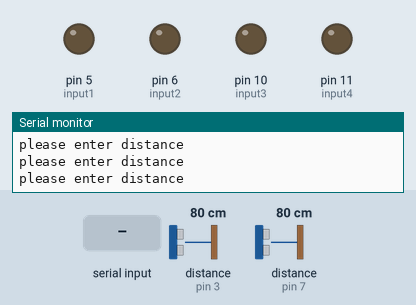
This sketch was run on a simulated Arduino Uno, built with avr-gcc and run on an emulated ATmega328P. Parts: output pins drawn as LEDs (lit = HIGH), the last lines printed to the serial monitor. Wiring (inferred from the names in the program): 2 × ultrasonic range finder: trigger pin 2, echo pin 3 / trigger pin 4, echo pin 7. The test bench sets the inputs (shaded band); at power-on: distance to the obstacle (sensors on pin 3, pin 7) 80 cm. The echo pulse lasts 58.3 µs per cm; pins used as bus, display or sensor lines are not drawn.

Above: at 1.2 s.
1.3 s: "90,45\n" received over Serial
At 2.0 s:
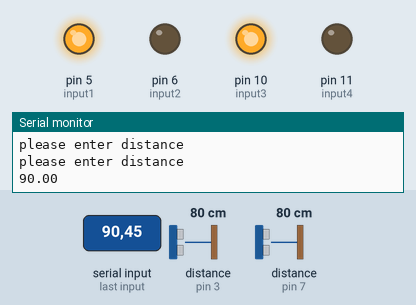
4.3 s: distance to the obstacle (sensor on pin 3) set to 56 cm
7.3 s: distance to the obstacle (sensor on pin 3) set to 45 cm
8.8 s: "30,150\n" received over Serial
At 11.6 s:
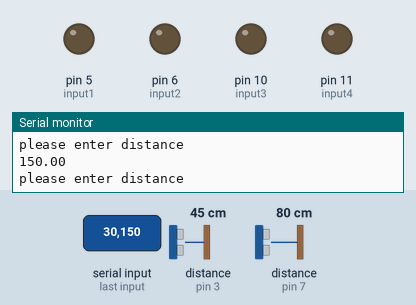
11.8 s: distance to the obstacle (sensor on pin 7) set to 250 cm
14.8 s: "200\n" received over Serial
At 15.6 s:
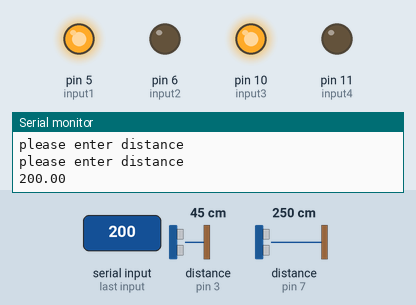
Timing chart, 0 to 18.8 s (numbered marks = the images above; inputs shaded):
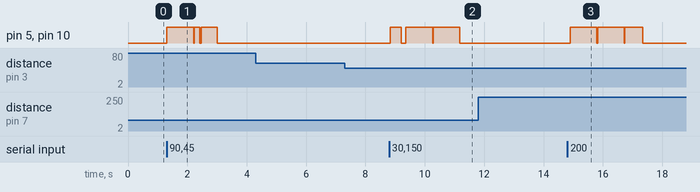

Measured:
- after the input at 1.3 s, pin 5 (input1), pin 10 (input3): goes HIGH 0.90 s, LOW 0.02 s, HIGH 0.18 s, LOW 0.06 s, HIGH 0.54 s, then LOW, starting at once
- after the input at 8.8 s, pin 5 (input1), pin 10 (input3): goes HIGH 0.36 s, LOW 0.16 s, HIGH 0.90 s, LOW 0.02 s, HIGH 0.90 s, then LOW, starting at once
- after the input at 14.8 s, pin 5 (input1), pin 10 (input3): goes HIGH 0.90 s, LOW 0.02 s, HIGH 0.90 s, LOW 0.02 s, HIGH 0.60 s, then LOW, starting after 0.10 s

The sketch:

LN298TEST.ino
```cpp
#define TrigR 2 //引脚Tring 连接 IO D2
#define EchoR 3 //引脚Echo 连接 IO D3
#define TrigL 4 //引脚Tring 连接 IO D2
#define EchoL 7 //引脚Echo 连接 IO D3
#include <math.h>
int input1 = 5; // 定义uno的pin 5 向 input1 输出
int input2 = 6; // 定义uno的pin 6 向 input2 输出
int input3 = 10; // 定义uno的pin 9 向 input3 输出
int input4 = 11; // 定义uno的pin 10 向 input4 输出
float dis_L; //超声波距离变量
float dis_R; //超声波距离变量
float temp; //
char ch;
float x1,y1,x0,y0;
float distance; // 距离
float theta; // 夹角
bool flag_no_target = false; // 没有目标值

double HC_SRO4(int echo,int trig);
void turn_Right (double theta);
void turn_Left (double theta);
void go_forword (double distance);

void setup()
{
  Serial.begin(9600);
  pinMode(input1,OUTPUT);
  pinMode(input2,OUTPUT);
  pinMode(input3,OUTPUT);
  pinMode(input4,OUTPUT);
  pinMode(TrigR, OUTPUT);
  pinMode(EchoR, INPUT);
  pinMode(TrigL, OUTPUT);
  pinMode(EchoL, INPUT);
}


void loop() {
  x0 = 0;
  y0 = 0;
  x1 = 0;
  y1 = 0;
  dis_R = HC_SRO4(EchoR,TrigR);
  dis_L = HC_SRO4(EchoL,TrigL);
  if(dis_R > 0 and dis_R <50)
  {
      digitalWrite(input1,LOW);
      digitalWrite(input2,LOW);
      digitalWrite(input3,LOW);
      digitalWrite(input4,LOW);
      delay(100);  //延时0.5秒
  }
  if(dis_L > 0 and dis_L <50)
  {
      digitalWrite(input1,LOW);
      digitalWrite(input2,LOW);
      digitalWrite(input3,LOW);
      digitalWrite(input4,LOW);
      delay(100);  //延时0.5秒
  }

  if(!flag_no_target)
    Serial.println("please enter distance");
  if(Serial.available()>0 and !flag_no_target)
  {

    distance = Serial.parseInt();
    Serial.println(distance);
    go_forword(distance);


//    if(ch=='1')
//    {
//      // 直行
//      digitalWrite(input1,HIGH);
//      digitalWrite(input2,LOW);
//      digitalWrite(input3,HIGH);
//      digitalWrite(input4,LOW);
//      delay(1500);
//      digitalWrite(input1,LOW);
//      digitalWrite(input2,LOW);
//      digitalWrite(input3,LOW);
//      digitalWrite(input4,LOW);
//      delay(100);  //延时0.5秒
//    }
//    else if(ch=='2')
//    {
//     // 倒车
//      digitalWrite(input1,LOW);
//      digitalWrite(input2,HIGH);
//      digitalWrite(input3,LOW);
//      digitalWrite(input4,HIGH);
//      delay(500);   //延时1秒
//      digitalWrite(input1,LOW);
//      digitalWrite(input2,LOW);
//      digitalWrite(input3,LOW);
//      digitalWrite(input4,LOW);
//      delay(100);  //延时0.5秒
//    }
//
//    else if(ch=='0')
//    {
//      // 停车
//      digitalWrite(input1,LOW);
//      digitalWrite(input2,LOW);
//      digitalWrite(input3,LOW);
//      digitalWrite(input4,LOW);
//      delay(100);  //延时0.5秒
//    }
  }
}


double HC_SRO4(int echo,int trig)
{
  int dis;
  digitalWrite(trig, LOW); //给Trig发送一个低电平
  delayMicroseconds(2);    //等待 2微妙
  digitalWrite(trig,HIGH); //给Trig发送一个高电平
  delayMicroseconds(10);    //等待 10微妙
  digitalWrite(trig, LOW); //给Trig发送一个低电平
  temp = float(pulseIn(echo, HIGH)); //存储回波等待时间,
  dis = (temp * 17 )/1000; //把回波时间换算成cm
  return dis;
}

void go_forword (double distance)
{
  double straight_time = 0;
  int count_time = distance/75;
  while( count_time--)
  {
  digitalWrite(input1,HIGH);
  digitalWrite(input2,LOW);
  digitalWrite(input3,HIGH);
  digitalWrite(input4,LOW);
  delay(900);   //900ms大致能走75cm
  digitalWrite(input1,LOW);
  digitalWrite(input2,LOW);
  digitalWrite(input3,LOW);
  digitalWrite(input4,LOW);
  delay(20);  //延时0.5秒
  }
  digitalWrite(input1,HIGH);
  digitalWrite(input2,LOW);
  digitalWrite(input3,HIGH);
  digitalWrite(input4,LOW);
  delay(int(distance)%75*12);   //按照900/75的转换，把余数加上
  digitalWrite(input1,LOW);
  digitalWrite(input2,LOW);
  digitalWrite(input3,LOW);
  digitalWrite(input4,LOW);
  delay(50);  //延时0.5秒
}

void turn_Right (double theta)
{
  double turn_time = 0;
//  turn_time = 60 + 60*log10f(theta);
  if(theta <= 30)
  {
    turn_time = theta*4;
  }
  else if( theta <= 90)
  {
    turn_time = theta + 90;
  }
  else
  {
    turn_time = theta*2;
  }
    digitalWrite(input1,LOW); //给高电平
    digitalWrite(input2,HIGH);  //给低电平
    digitalWrite(input3,HIGH); //给高电平
    digitalWrite(input4,LOW);  //给低电平
    delay(int(turn_time));   //延时1秒
    digitalWrite(input1,LOW);
    digitalWrite(input2,LOW);
    digitalWrite(input3,LOW);
    digitalWrite(input4,LOW);
    delay(100);  //延时0.5秒
}

void turn_Left (double theta)
{
  double turn_time = 0;
//  turn_time = 60 + 60*log10f(theta);
  if(theta <= 30)
  {
    turn_time = theta*4;
  }
  else if( theta <= 90)
  {
    turn_time = theta + 90;
  }
  else
  {
    turn_time = theta*2;
  }
    digitalWrite(input1,HIGH); //给高电平
    digitalWrite(input2,LOW);  //给低电平
    digitalWrite(input3,LOW); //给低电平
    digitalWrite(input4,HIGH);  //给高电平
    delay(int(turn_time));   //延时1秒
    digitalWrite(input1,LOW);
    digitalWrite(input2,LOW);
    digitalWrite(input3,LOW);
    digitalWrite(input4,LOW);
    delay(100);  //延时0.5秒
}
```
